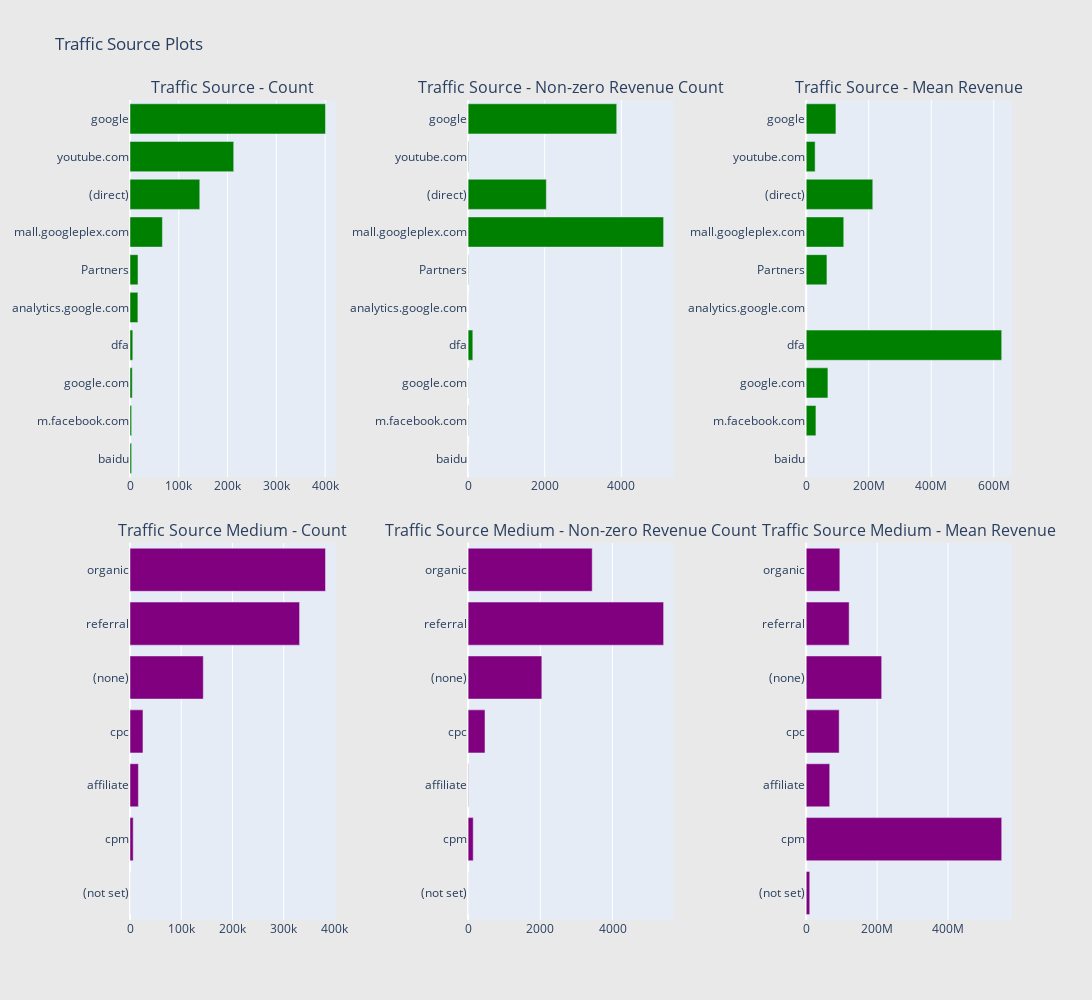

Notebook cell for this chart:
### Markdown cell above
continent plot에서, 우리는 미국이 더 많은 수의 카운트와 0이 아닌 가장 높은 카운트 수를 가지고 있다는 것을 알 수 있다.
아시아와 유럽은 높은 카운트 수를 가지고 있지만, 이들 대륙의 0이 아닌 수입의 수는 상대적으로 낮다.
우리는 또한 아시아 대륙 그림에서 처음 두 점을 유추할 수 있다.
네트워크 도메인이 "(not set)"이 아닌 "unknown.unknown"인 경우, 0이 아닌 수익을 갖는 카운트 수는 더 낮은 경향이 있다.

### Code cell
# Traffic Source:
# Continent
cnt_srs = train_df.groupby('trafficSource.source')['totals.transactionRevenue'].agg(['size', 'count', 'mean'])
cnt_srs.columns = ["count", "count of non-zero revenue", "mean"]
cnt_srs = cnt_srs.sort_values(by="count", ascending=False)
trace1 = horizontal_bar_chart(cnt_srs["count"].head(10), 'green')
trace2 = horizontal_bar_chart(cnt_srs["count of non-zero revenue"].head(10), 'green')
trace3 = horizontal_bar_chart(cnt_srs["mean"].head(10), 'green')

# Sub-continent
cnt_srs = train_df.groupby('trafficSource.medium')['totals.transactionRevenue'].agg(['size', 'count', 'mean'])
cnt_srs.columns = ["count", "count of non-zero revenue", "mean"]
cnt_srs = cnt_srs.sort_values(by="count", ascending=False)
trace4 = horizontal_bar_chart(cnt_srs["count"], 'purple')
trace5 = horizontal_bar_chart(cnt_srs["count of non-zero revenue"], 'purple')
trace6 = horizontal_bar_chart(cnt_srs["mean"], 'purple')

# Creating two subplots
fig = tools.make_subplots(rows=2, cols=3, vertical_spacing=0.08, horizontal_spacing=0.15, 
                          subplot_titles=["Traffic Source - Count", "Traffic Source - Non-zero Revenue Count", "Traffic Source - Mean Revenue",
                                          "Traffic Source Medium - Count",  "Traffic Source Medium - Non-zero Revenue Count", "Traffic Source Medium - Mean Revenue"
                                          ])

fig.append_trace(trace1, 1, 1)
fig.append_trace(trace2, 1, 2)
fig.append_trace(trace3, 1, 3)
fig.append_trace(trace4, 2, 1)
fig.append_trace(trace5, 2, 2)
fig.append_trace(trace6, 2, 3)

fig['layout'].update(height=1000, width=1200, paper_bgcolor='rgb(233,233,233)', title="Traffic Source Plots")
py.iplot(fig, filename='traffic-source-plots')

### Figure 1 — Plotly figure (JSON) as saved in the notebook; plotly's stock layout.template omitted (floating-point values rounded to 4 significant figures)
{"data": [{"marker": {"color": "green"}, "orientation": "h", "showlegend": false, "type": "bar", "x": [3356, 3365, 4669, 5686, 16172, 16411, 66416, 143028, 212602, 400788], "xaxis": "x", "y": ["baidu", "m.facebook.com", "google.com", "dfa", "analytics.google.com", "Partners", "mall.googleplex.com", "(direct)", "youtube.com", "google"], "yaxis": "y"}, {"marker": {"color": "green"}, "orientation": "h", "showlegend": false, "type": "bar", "x": [0, 6, 5, 123, 0, 9, 5103, 2042, 11, 3879], "xaxis": "x2", "y": ["baidu", "m.facebook.com", "google.com", "dfa", "analytics.google.com", "Partners", "mall.googleplex.com", "(direct)", "youtube.com", "google"], "yaxis": "y2"}, {"marker": {"color": "green"}, "orientation": "h", "showlegend": false, "type": "bar", "x": [null, 31130000.0, 69448000, 625400000.0, null, 66380000.0, 120100000.0, 212900000.0, 28550000.0, 95120000.0], "xaxis": "x3", "y": ["baidu", "m.facebook.com", "google.com", "dfa", "analytics.google.com", "Partners", "mall.googleplex.com", "(direct)", "youtube.com", "google"], "yaxis": "y3"}, {"marker": {"color": "purple"}, "orientation": "h", "showlegend": false, "type": "bar", "x": [120, 6262, 16403, 25326, 143026, 330955, 381561], "xaxis": "x4", "y": ["(not set)", "cpm", "affiliate", "cpc", "(none)", "referral", "organic"], "yaxis": "y4"}, {"marker": {"color": "purple"}, "orientation": "h", "showlegend": false, "type": "bar", "x": [1, 142, 9, 468, 2042, 5415, 3438], "xaxis": "x5", "y": ["(not set)", "cpm", "affiliate", "cpc", "(none)", "referral", "organic"], "yaxis": "y5"}, {"marker": {"color": "purple"}, "orientation": "h", "showlegend": false, "type": "bar", "x": [9990000, 551700000.0, 66380000.0, 93070000.0, 212900000.0, 121200000.0, 94930000.0], "xaxis": "x6", "y": ["(not set)", "cpm", "affiliate", "cpc", "(none)", "referral", "organic"], "yaxis": "y6"}], "layout": {"annotations": [{"font": {"size": 16}, "showarrow": false, "text": "Traffic Source - Count", "x": 0.1167, "xanchor": "center", "xref": "paper", "y": 1, "yanchor": "bottom", "yref": "paper"}, {"font": {"size": 16}, "showarrow": false, "text": "Traffic Source - Non-zero Revenue Count", "x": 0.5, "xanchor": "center", "xref": "paper", "y": 1, "yanchor": "bottom", "yref": "paper"}, {"font": {"size": 16}, "showarrow": false, "text": "Traffic Source - Mean Revenue", "x": 0.8833, "xanchor": "center", "xref": "paper", "y": 1, "yanchor": "bottom", "yref": "paper"}, {"font": {"size": 16}, "showarrow": false, "text": "Traffic Source Medium - Count", "x": 0.1167, "xanchor": "center", "xref": "paper", "y": 0.46, "yanchor": "bottom", "yref": "paper"}, {"font": {"size": 16}, "showarrow": false, "text": "Traffic Source Medium - Non-zero Revenue Count", "x": 0.5, "xanchor": "center", "xref": "paper", "y": 0.46, "yanchor": "bottom", "yref": "paper"}, {"font": {"size": 16}, "showarrow": false, "text": "Traffic Source Medium - Mean Revenue", "x": 0.8833, "xanchor": "center", "xref": "paper", "y": 0.46, "yanchor": "bottom", "yref": "paper"}], "height": 1000, "paper_bgcolor": "rgb(233,233,233)", "title": {"text": "Traffic Source Plots"}, "width": 1200, "xaxis": {"anchor": "y", "domain": [0, 0.2333]}, "xaxis2": {"anchor": "y2", "domain": [0.3833, 0.6167]}, "xaxis3": {"anchor": "y3", "domain": [0.7667, 1.0]}, "xaxis4": {"anchor": "y4", "domain": [0, 0.2333]}, "xaxis5": {"anchor": "y5", "domain": [0.3833, 0.6167]}, "xaxis6": {"anchor": "y6", "domain": [0.7667, 1.0]}, "yaxis": {"anchor": "x", "domain": [0.54, 1]}, "yaxis2": {"anchor": "x2", "domain": [0.54, 1]}, "yaxis3": {"anchor": "x3", "domain": [0.54, 1]}, "yaxis4": {"anchor": "x4", "domain": [0, 0.46]}, "yaxis5": {"anchor": "x5", "domain": [0, 0.46]}, "yaxis6": {"anchor": "x6", "domain": [0, 0.46]}}}
